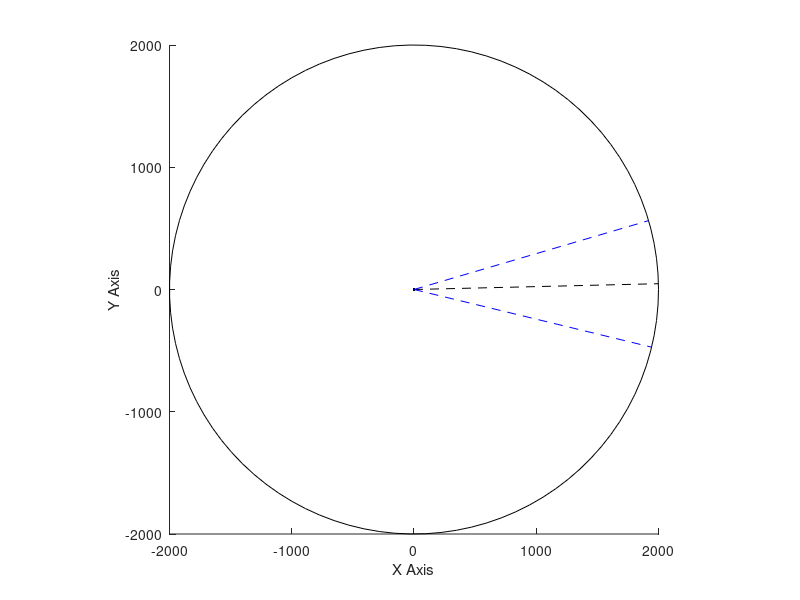

Write MATLAB code to recreate this figure. (Note: this script raises an error after producing the figure.)
% параметры
radius = 2000; % Радиус зоны обзора радара
deltaT = 0.017; % Шаг времени моделирования
falseObjProb = 0.1; % Вероятность появления ложной цели
curr_time = 0; % Текущее время

% Графика
figure;
hold on;
axis equal;
xlim([-radius, radius]);
ylim([-radius, radius]);
xlabel('X Axis');
ylabel('Y Axis');

% Параметры шума
muX = 0; muY = 0;
sigmaX = 1; sigmaY = 1;

% Параметры наблюдений (с шумами)
muD = 0; muAngle = 0; muTime = 0;
sigmaD = 1; sigmaAngle = deg2rad(1); sigmaTime = 0.01;

dist_dev = 5; angle_dev = deg2rad(3); % позволяемые отклонения от предсказанных дистанции и угла

% Радар 
radar_angle = 0; % Начальный угол луча
full_rotation_time = 4.5; % Полный оборот за 4.5 секунды
omega = 2 * pi / full_rotation_time; % Угловая скорость
angle_resolution_deg = 30; % Разрешение луча радара (в градусах)
angle_resolution_rad = deg2rad(angle_resolution_deg); % Переводим в радианы

% Цели 
n = 5;
real_speed =  [20, 25, 30, 40, 10]; % Скорости целей

% Хранение данных
true_x = cell(1,n);
true_y = cell(1,n);

% Трекеры, missedDetections - количество пропущенных отметок,
% notMissedDetections - количество последовательно полученных отметок,
% Инициализация 1 структуры с нужными полями
emptyObj = struct( ...
    'id', 0, ...
    'distance', [], ...
    'angle', [], ...  % угол положения цели в радианах
    'x', [], ...
    'y', [], ...
    'direction', [], ... 	% угол направления цели в декартовой системе координат
    'velocity', [], ...
    'notMissedDetections', 0, ...
    'missedDetections', 0, ...
    'timestamps', []);

% Пустой массив структур
tracks = []; 

theta = zeros(1,n); % Направление движения
x_position = zeros(1,n);
y_position = zeros(1,n);

max_missed_frames = 5; % Максимальное число пропусков перед удалением

while true
    cla;

    % Массивы для хранения обнаруженных на данном шаге отметок (дистанция, угол, координаты и
    % время)
    viewed_d = [];
    viewed_angle = [];
    viewed_time = [];
    viewed_x = [];
    viewed_y = [];

    %Обновление радара
    radar_angle = mod(radar_angle + omega * deltaT, 2 * pi);

    % Рисуем окружность
    theta_circle = linspace(0, 2*pi, 100);
    plot(radius*cos(theta_circle), radius*sin(theta_circle), 'k-', 'HandleVisibility','off');
    plot(0, 0, '.', 'Color', "#000000", 'HandleVisibility','off');

    % Рисуем луч радара
    beam_x = radius * cos(radar_angle);
    beam_y = radius * sin(radar_angle);
    plot([0 beam_x], [0 beam_y], '--', 'LineWidth', 0.5, 'Color', "#000000");
    beam_x = radius * cos(radar_angle + angle_resolution_rad/2);
    beam_y = radius * sin(radar_angle + angle_resolution_rad/2);
    plot([0 beam_x], [0 beam_y], 'b--', 'LineWidth', 0.5);
    beam_x = radius * cos(radar_angle - angle_resolution_rad/2);
    beam_y = radius * sin(radar_angle - angle_resolution_rad/2);
    plot([0 beam_x], [0 beam_y], 'b--', 'LineWidth', 0.5, 'Color', "b");

    % Цикл
    for i = 1:n
        % если какая-то цель вышла за область видимости создаем новые
        % массивы для моделирования ее движения
        if isempty(true_x{i}) || sqrt(x_position(i)^2 + y_position(i)^2) >= radius
            start_angle = rand() * 2 * pi;
            x_position(i) = radius * cos(start_angle);
            y_position(i) = radius * sin(start_angle);
            theta(i) = mod(atan2(y_position(i), x_position(i)), 2*pi) + 2 * rand() - 1; % делаем чтобы цель двигалась на радар отклоняясь максимум на 1 радиан
            true_x{i}=[x_position(i)];
            true_y{i}=[y_position(i)];

        else % иначе находим ее координаты в соответствии со скоростью и направлением
            dx = real_speed(i) * deltaT * cos(theta(i)) + muX + sigmaX * randn * deltaT;
            dy = real_speed(i) * deltaT * sin(theta(i)) + muY + sigmaY * randn * deltaT;
            x_position(i) = x_position(i) + dx;
            y_position(i) = y_position(i) + dy;

            true_x{i}=[true_x{i}, x_position(i)];
            true_y{i}=[true_y{i}, y_position(i)];
            
            % рисуем реальную траекторию целей
            if length(true_x{i}) > 1
                plot(true_x{i}, true_y{i}, '--k');
            end
        end

        % попадание в луч радарa
        target_angle = mod(atan2(y_position(i), x_position(i)), 2*pi);
        angle_diff = min(mod(abs(target_angle - radar_angle), 2*pi), ...
                         mod(abs(radar_angle - target_angle), 2*pi));

        % если цель попала в луч радара вносим отметку в массив новых
        % отметок на текущем шаге (сделано)
        if angle_diff < angle_resolution_rad/2 
            distance = sqrt(x_position(i)^2 + y_position(i)^2) + muD + sigmaD * randn; 

            viewed_d = [viewed_d, distance];
            viewed_angle = [viewed_angle, target_angle + muAngle + sigmaAngle * randn];
            viewed_time = [viewed_time, curr_time + muTime + sigmaTime * randn];

            viewed_x = [viewed_x, distance*cos(viewed_angle(end))];
            viewed_y = [viewed_y, distance*sin(viewed_angle(end))];

            plot(viewed_x(end), viewed_y(end), 'o',...
                'MarkerFaceColor','g','MarkerEdgeColor','g','MarkerSize',10);

            %text(viewed_x{i}(end), viewed_y{i}(end), ...
                %sprintf('Angle: %.2f°\nDistance: %.2f', rad2deg(viewed_angle{i}(end)), distance), ...
                %'VerticalAlignment', 'bottom', 'HorizontalAlignment', 'right');
        end

        %Добавляем ложные отметки к массиву отметок полученных на данном
        %шаге (сделано)
        if rand < (falseObjProb * angle_resolution_deg / 180)

            theta0 = radar_angle + (2 * rand() - 1) * (angle_resolution_rad / 2); 
            r0 = sqrt(rand) * radius;

            viewed_d = [viewed_d, r0];
            viewed_angle = [viewed_angle, theta0];
            viewed_time = [viewed_time, curr_time + muTime + sigmaTime * randn];

            viewed_x = [viewed_x, distance*cos(viewed_angle(end))];
            viewed_y = [viewed_y, distance*sin(viewed_angle(end))];

            plot(viewed_x(end), viewed_y(end), '*', 'Color', "green"); 
        end

    end
       
    % сначала делаем отождествление полученных отметок с существующими
    % траекториями (не сделано)
    if ~isempty(viewed_x)
        
        % пробегаемся по имеющимся траекториям и каждой присваиваем 
        % ближайшую к предсказанной отметку от радара, если она
        % удовлетворяет условиям о близости
        for t_id = 1:length(tracks)
            if length(tracks(t_id)) > 1 % проверка что в треке есть хотя бы 2 точки
	            minDist = Inf;
                bestId = -1;
                % по старым x и y вычисляем предсказание x и y, и по ним
                % предсказание дистанции
                pred_x = tracks(t_id).x(end) + tracks(t_id).vel(end) * (curr_time - tracks(t_id).timestamps(end)) * cos(tracks(t_id).direction(end));
                pred_y = tracks(t_id).y(end) + tracks(t_id).vel(end) * (curr_time - tracks(t_id).timestamps(end)) * sin(tracks(t_id).direction(end));
                pred_d = sqrt(pred_x^2 + pred_y^2);
                pred_angle = mod(atan2(pred_y, pred_x), 2*pi);
                
	            % ищем минимальное расстояние 
                for i = 1:length(viewed_x)
                    if abs(viewed_d(i)-pred_d) <= 3*sigmaD && abs(viewed_angle(i)-pred_angle) <= 3*sigmaAngle
                        dist = sqrt((pred_x-viewed_x(i))^2+(pred_y-viewed_y(i)));
                        if dist < minDist
                            minDist = dist;
                            bestId = i;
                        end
                    end
                end
            end

            if bestId ~= -1
                % добавляем лучшую отметку

                % если нужно усреднять с предыдущими
                if curr_time - tracks(t_id).timestamps(end+1) < 1.5*deltaT
                    % сюда нужно вставить фильтр Калмана

                    % Обновляем счётчики
                    tracks(t_id).countForAverage = tracks(t_id).countForAverage + 1;

                    % Усредняем отметку с countForAverage-1 последними отметками
                    tracks(t_id).distance(end) = (tracks(t_id).distance(end)*(tracks(t_id).countForAverage-1) + viewed_d(bestId))/tracks(t_id).countForAverage;
                    tracks(t_id).angle(end) = (tracks(t_id).angle(end)*(tracks(t_id).countForAverage-1) + viewed_angle(bestId))/tracks(t_id).countForAverage;
                    tracks(t_id).x(end) = (tracks(t_id).x(end)*(tracks(t_id).countForAverage-1) + viewed_x(bestId))/tracks(t_id).countForAverage;
                    tracks(t_id).y(end) = (tracks(t_id).y(end)*(tracks(t_id).countForAverage-1) + viewed_y(bestId))/tracks(t_id).countForAverage;
    
                    % Усредняем временную метку
                    tracks(t_id).timestamps(end) = (tracks(t_id).timestamps(end)*(tracks(t_id).countForAverage-1) + curr_time)/tracks(t_id).countForAverage;
                    
                    
                else % если не нужно усреднять
                    % сюда нужно вставить фильтр Калмана
                    tracks(t_id).distance(end+1) = viewed_d(bestId);
                    tracks(t_id).angle(end+1) = viewed_angle(bestId);
                    tracks(t_id).x(end+1) = viewed_x(bestId);
                    tracks(t_id).y(end+1) = viewed_y(bestId);
    
                    % Добавляем временную метку
                    tracks(t_id).timestamps(end+1) = curr_time;
                    
                    % Обновляем счётчики
                    tracks(t_id).countForAverage = 0;
                
                end
                
                tracks(t_id).missedDetections = 0;
                
                % Добавляем в трек замеры скорости и направления
                dx = diff(tracks(t_id).x(end-1:end));
                dy = diff(tracks(t_id).y(end-1:end));
                dt = diff(tracks(t_id).timestamps(end-1:end));
                tracks(t_id).velocity(end+1)  = hypot(dx, dy) / dt;
                tracks(t_id).direction(end+1) = mod(atan2(dy, dx), 2*pi);

            else
                % проверяем, попадает ли предсказанное значение отметки в
                % область видимости радара
                angle_diff = min(mod(abs(pred_angle - radar_angle), 2*pi), ...
                         mod(abs(radar_angle - pred_angle), 2*pi));
                if angle_diff < angle_resolution_rad/2  
                    % если предсказанное положение цели попадает в область видимости но
                    % подходящую отметку не нашли, в треке пропуск отметки
                    tracks(t_id).missedDetections = tracks(t_id).missedDetections + 1;
                end
            end
        end      
    end
        
            % Затем находим новые траектории second points
            % Затем находим новые траектории start points

    % удаление старых треков
    tracks = tracks([tracks.missedDetections] < max_missed_frames);

    % анимация
    for t_idx = 1:length(tracks)
        plot(tracks(t_idx).pos(1), tracks(t_idx).pos(2), 'o', ...
             'MarkerFaceColor','r', 'MarkerEdgeColor','k', 'MarkerSize',8);
        text(tracks(t_idx).pos(1), tracks(t_idx).pos(2), num2str(tracks(t_idx).id), ...
             'VerticalAlignment','bottom', 'HorizontalAlignment','right');
    end

    drawnow;
    curr_time = curr_time + deltaT;
end
